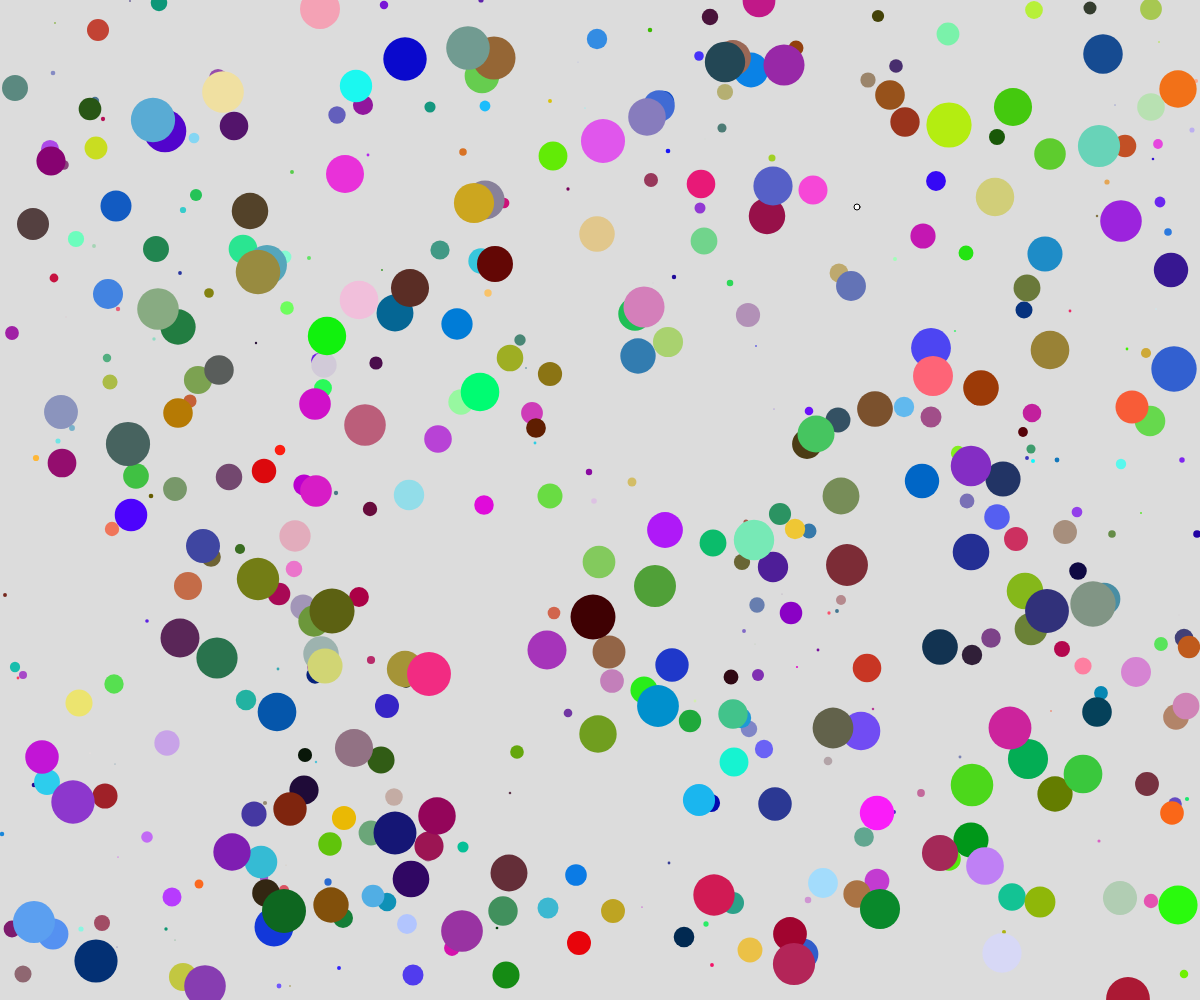
Frame 1 (no input)
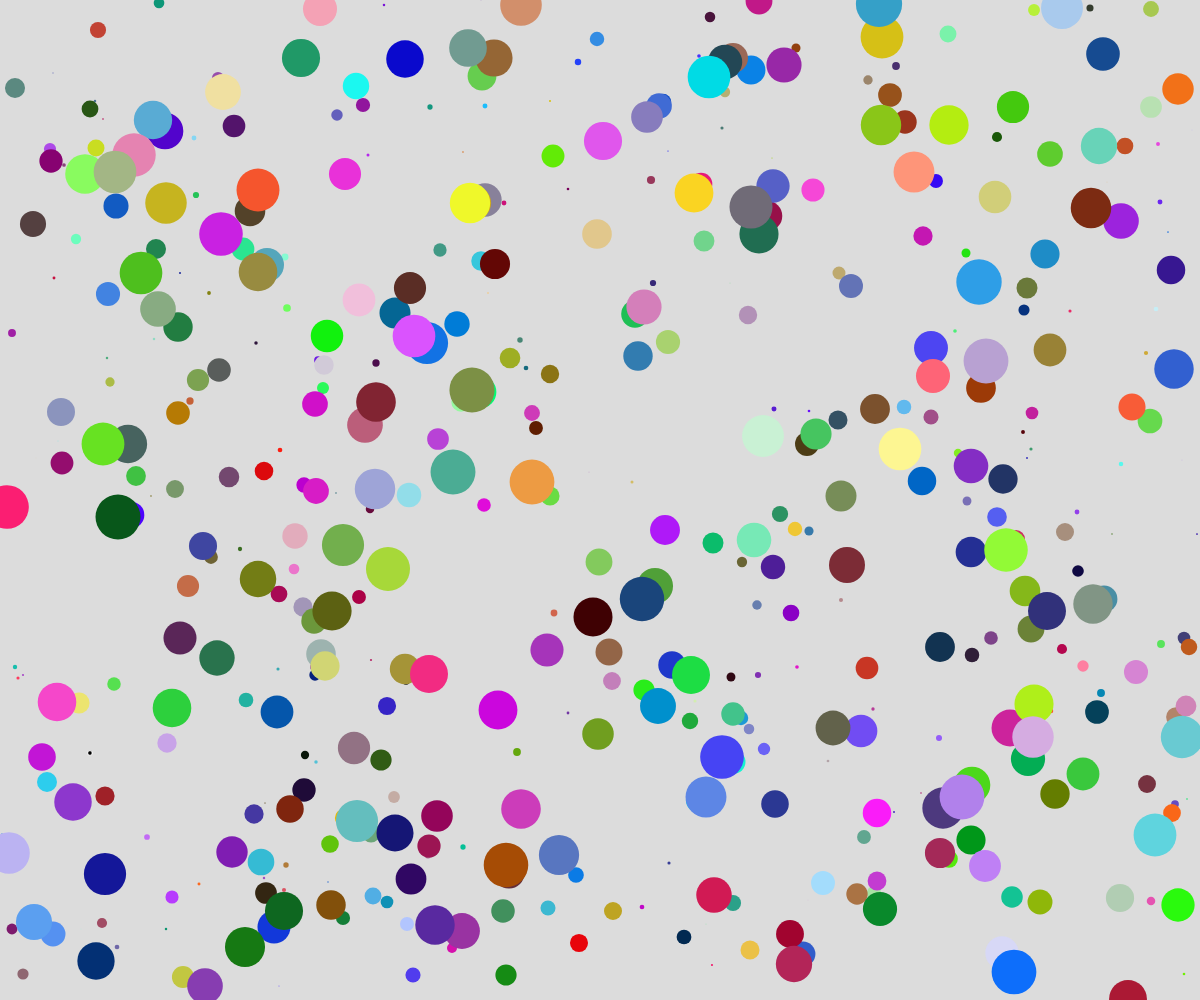
Frame 60 (no input)
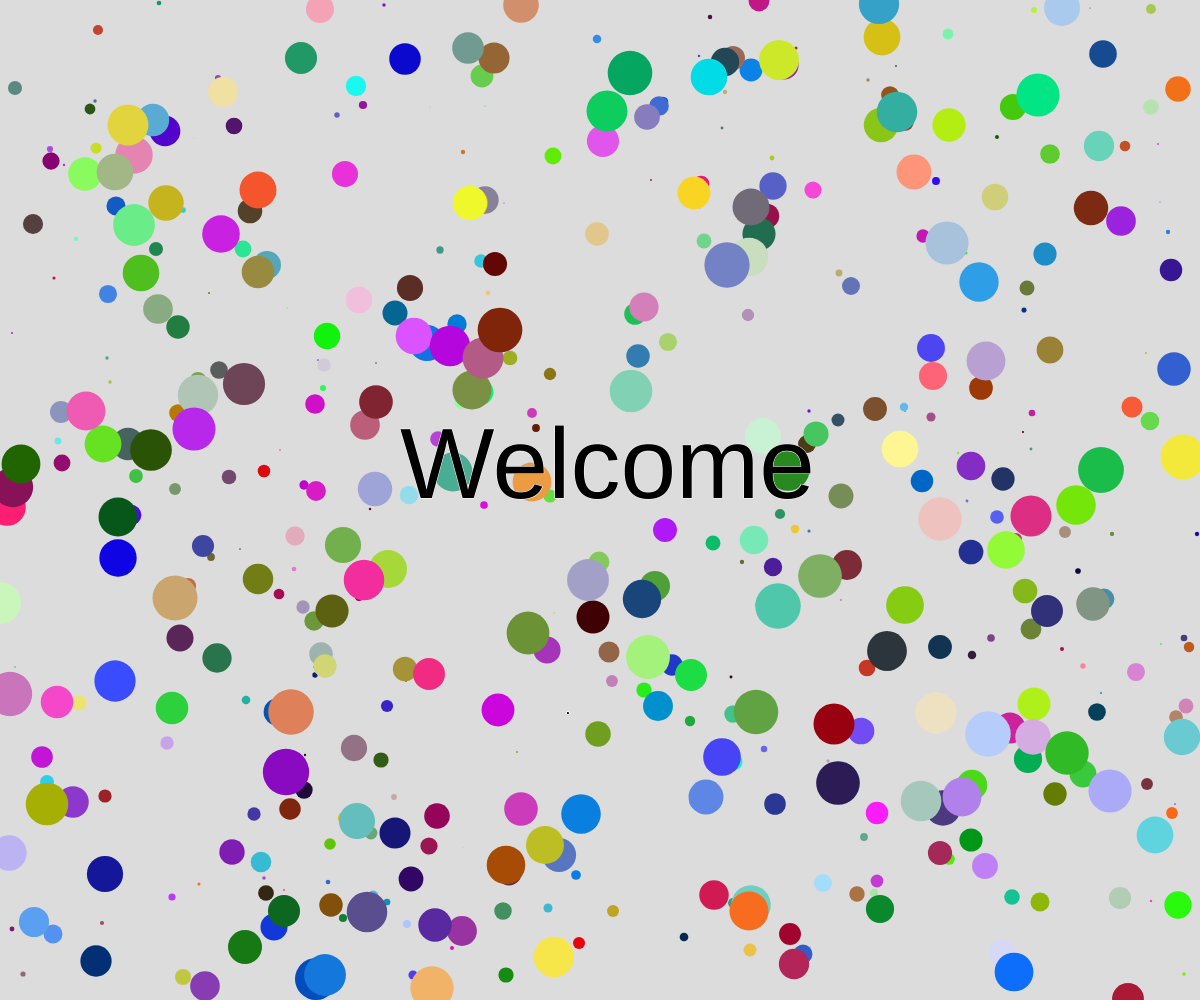
Frame 120 (the mouse pressed at the canvas centre since frame 60)

The p5.js sketch that drew these frames (run headless with seeded random() and noise() and a simulated clock; from frame 60 on, the mouse is pressed at the canvas centre):

// p5.js sketch
// ── sketch.js
var w = window.innerWidth;
var h = window.innerHeight;  

var rand = []
const rand_size = 500
function setup() {
  canvas=createCanvas(w, h);
  for (let index = 0; index < rand_size; index++) {
    addToArr(rand)
  }
}

function draw() {
  background(220);
  var i = rand_size/100
  rand.forEach(element => {
    ellipse(element[0],element[1],i+element[2]);
    let c = color(element[3],element[4],element[5]);
    fill(c);
    noStroke();
    i-=0.1
  });
  rand.shift()
    addToArr(rand)
  fill(color(0,0,0))
  stroke(255)
    text("Welcome",mouseX-200,mouseY-80,500,200)
  textSize(100)
}

function addToArr(rand){
    tmp = [int(random(0,w)),int(random(0,h)),random(-2,2),int(random(0,255)),int(random(0,255)),int(random(0,255))]
    rand.push(tmp)
}

window.onresize = function() {
  // assigns new values for width and height variables
  w = window.innerWidth;
  h = window.innerHeight;  
  canvas.size(w,h);
}
// ── style.css
html,
body {
  margin: 0;
  padding: 0;
  background-color: #d0dde9;
  color: rgb(83, 83, 199);
}
canvas {
  display: block;
}
#title1, #title2 {
  text-shadow: 1px 1px #000000;
  text-shadow: 1px -1px #000000;
  text-shadow: -1px -1px #000000;
  text-shadow: -1px 1px #000000;
  text-indent: 20px;

}

#list {
  color: #000000;
}
